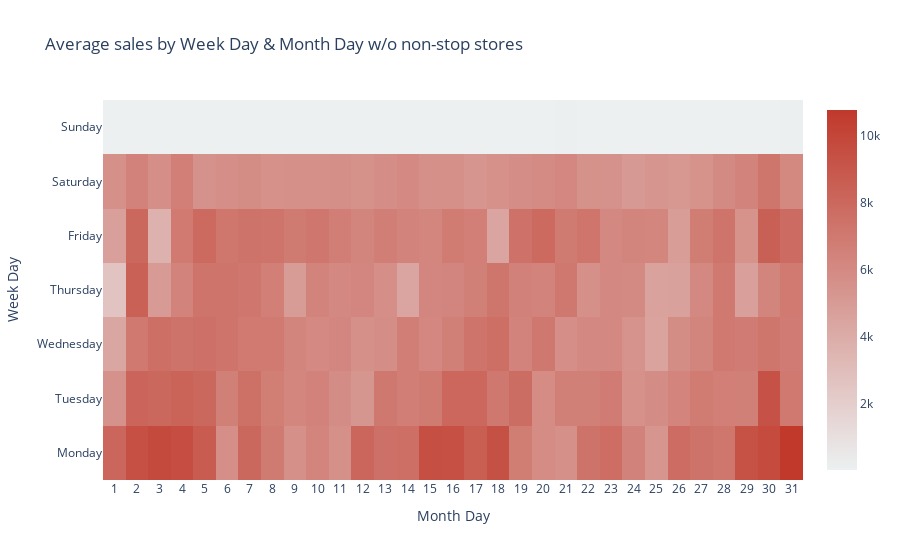

Write notebook code for a chart like this one.
### Code cell
sales_wo_non_stop_stores_agg = sales_wo_non_stop_stores.groupby(['week_day', 'month_day'])['sales'].mean().reset_index()

fig = go.Figure(data=[go.Heatmap(
                x=sales_wo_non_stop_stores_agg['month_day'],
                y=sales_wo_non_stop_stores_agg['week_day'],
                z=sales_wo_non_stop_stores_agg['sales'],
                colorscale=[[0, "#ecf0f1"], [1, "#c0392b"]]
                )])
fig.update_layout(xaxis=dict(tickvals=[i+1 for i in range(31)]),
                  yaxis=dict(tickmode='linear'),
                  coloraxis_colorbar=dict(title='Average Sales'),
                  title='Average sales by Week Day & Month Day w/o non-stop stores',
                  xaxis_title='Month Day',
                  yaxis_title='Week Day'
                 )
fig.show()

### Figure 1 — Plotly figure (JSON) as saved in the notebook; plotly's stock layout.template omitted (floating-point values rounded to 4 significant figures; data arrays with more than 128 entries replaced by an {"elided": "..."} marker saying what was removed)
{"data": [{"colorscale": [[0, "#ecf0f1"], [1, "#c0392b"]], "type": "heatmap", "x": {"elided": "217 int values"}, "y": {"elided": "217 str values"}, "z": {"elided": "217 float values"}}], "layout": {"coloraxis": {"colorbar": {"title": {"text": "Average Sales"}}}, "title": {"text": "Average sales by Week Day & Month Day w/o non-stop stores"}, "xaxis": {"tickvals": [1, 2, 3, 4, 5, 6, 7, 8, 9, 10, 11, 12, 13, 14, 15, 16, 17, 18, 19, 20, 21, 22, 23, 24, 25, 26, 27, 28, 29, 30, 31], "title": {"text": "Month Day"}}, "yaxis": {"tickmode": "linear", "title": {"text": "Week Day"}}}}
